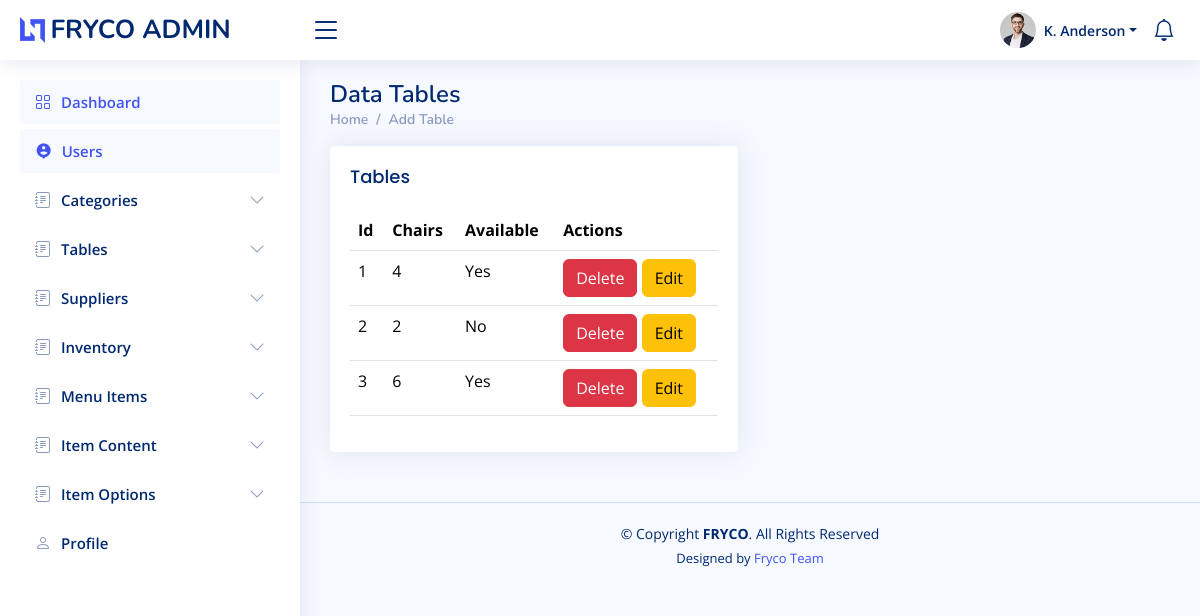
/views/staff/listtables.php, run on the app's committed database.
### tables this page shows
CREATE TABLE `tables`(
    id int PRIMARY KEY AUTO_INCREMENT ,
    chairs int,
    available boolean

);

### controllers/TableController.php (called while the page is built, shortened)
<?php
require_once '../../models/Table.php';
require_once '../../config/db.php';
class TableController {
    private $table;
    public function __construct() {
        $database = new Database();
        $this->db = $database->connect();
        $this->table = new Table($this->db);
    }
    public function select() {
        $tables = $this->table->select();
        return $tables;
    }
}
?>

### config/db.php (called while the page is built, shortened)
<?php
class Database {
    private $host = "localhost";
    private $db_name = "fryco";
    private $username = "mk";
    private $password = "221999@mk";
    public function connect() {
        $this->conn = null;
        try {
            $dsn = "mysql:host=" . $this->host . ";port=" . ";dbname=" . $this->db_name;
            $this->conn = new PDO($dsn, $this->username, $this->password);
            $this->conn->setAttribute(PDO::ATTR_ERRMODE, PDO::ERRMODE_EXCEPTION);
        } catch (PDOException $exception) {
            die("Database connection error: " . $exception->getMessage());
        }
        return $this->conn;
    }
}
?>

### models/Table.php (called while the page is built, shortened)
<?php
class Table {
    private $conn;
    public function __construct($db) {
        $this->conn = $db;
    }
    public function select() {
        $selectQuery = "SELECT * FROM tables";
        $stmt = $this->conn->prepare($selectQuery);
        $stmt->execute();
        $tables = $stmt->fetchAll(PDO::FETCH_ASSOC);
        if ($tables) {
            return $tables;
        } else {
            echo "No tables found.";
        }
    }
}
?>

### views/staff/listtables.php (the view, shortened to what this page needs)
<?php
require_once "shared/navbar.php";
require_once '../../controllers/TableController.php';
$tableController = new TableController();
$tables = $tableController->select();
?>
<main id="main" class="main">
<div class="pagetitle">
  <h1>Data Tables</h1>
  <nav>
    <ol class="breadcrumb">
      <li class="breadcrumb-item"><a href="dashboard.php">Home</a></li>
      <li class="breadcrumb-item active"><a href="addtable.php">Add Table</a></li>
    </ol>
  </nav>
</div>
<section class="section">
  <div class="row">
    <div class="col-lg-6">
      <div class="card">
        <div class="card-body">
          <h5 class="card-title">Tables</h5>
          <table class="table datatable">
            <thead>
              <tr>
                <th>Id</th>
                <th>Chairs</th>
                <th>Available</th>
                <th>Actions</th>
              </tr>
            </thead>
            <tbody>
                <?php foreach ($tables as $table): ?>
                <tr>
                    <td><?= $table['id'] ?></td>
                    <td><?= $table['chairs'] ?></td>
                    <td><?= $table['available'] ? 'Yes' : 'No' ?></td>
                    <td>
                        <a href="?delete=<?= $table['id']; ?>" class="btn btn-danger">Delete</a>
                        <a href="edittable.php?edit=<?= $table['id']; ?>" class="btn btn-warning">Edit</a>
                    </td>
                </tr>
                <?php endforeach; ?>
            </tbody>
          </table>
        </div>
      </div>
    </div>
  </div>
</section>
</main>
<?php
require_once "shared/footer.php";
?>

### views/staff/assets/css/style.css (style rules this page uses)
:root { scroll-behavior: smooth; }
body { font-family: "Open Sans", sans-serif; background: #f6f9ff; color: #444444; }
a { color: #4154f1; text-decoration: none; }
h1, h2, h3, h4, h5, h6 { font-family: "Nunito", sans-serif; }
#main { margin-top: 60px; padding: 20px 30px; transition: all 0.3s; }
.pagetitle { margin-bottom: 10px; }
.pagetitle h1 { font-size: 24px; margin-bottom: 0; font-weight: 600; color: #012970; }
.card { margin-bottom: 30px; border: none; border-radius: 5px; box-shadow: 0px 0 30px rgba(1, 41, 112, 0.1); }
.card-title { padding: 20px 0 15px 0; font-size: 18px; font-weight: 500; color: #012970; font-family: "Poppins", sans-serif; }
.card-body { padding: 0 20px 20px 20px; }
.breadcrumb { font-size: 14px; font-family: "Nunito", sans-serif; color: #899bbd; font-weight: 600; }
.breadcrumb a { color: #899bbd; transition: 0.3s; }
.breadcrumb .breadcrumb-item::before { color: #899bbd; }
.breadcrumb .active { color: #51678f; font-weight: 600; }
@media (min-width: 1200px) { #main, #footer { margin-left: 300px; } }

### data on the page
tables: id "1", chairs "4", available "Yes"
tables: id "2", chairs "2", available "No"
tables: id "3", chairs "6", available "Yes"
